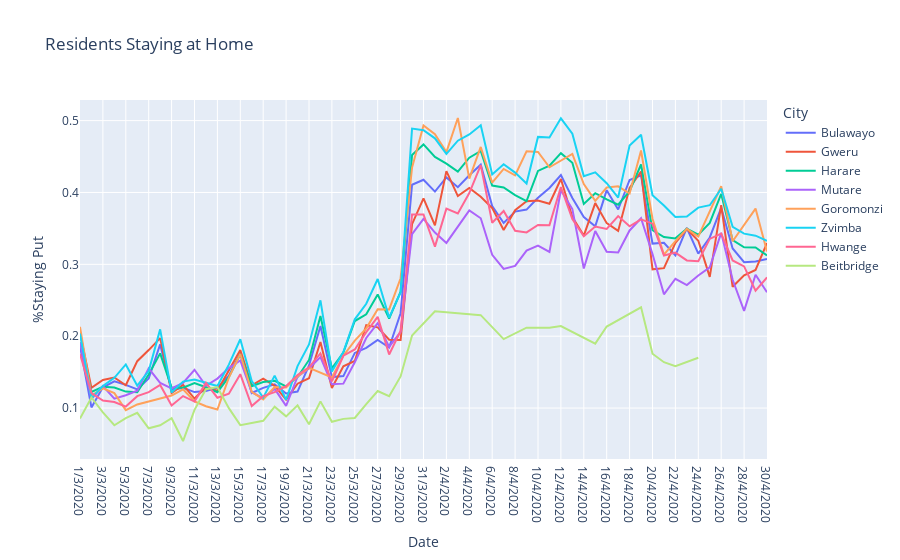

Notebook source saved alongside this figure:
### Code cell
import plotly.express as px

import pandas as pd


fig = px.line(zimmobdf5, x='Date', y='%Staying Put', color = 'City', range_x=['2020-03-01','2020-06-23'], title='Residents Staying at Home',)

fig.show()
